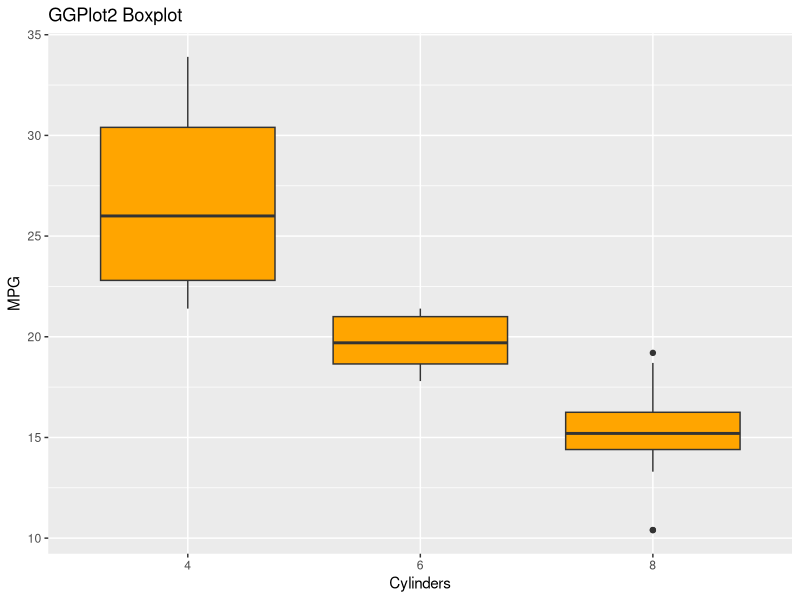

Reproduce this figure in R.
# If not installed:
# install.packages("ggplot2")

library(ggplot2)

ggplot(mtcars, aes(x = factor(cyl), y = mpg)) +
  geom_boxplot(fill = "orange") +
  labs(title = "GGPlot2 Boxplot", x = "Cylinders", y = "MPG")
